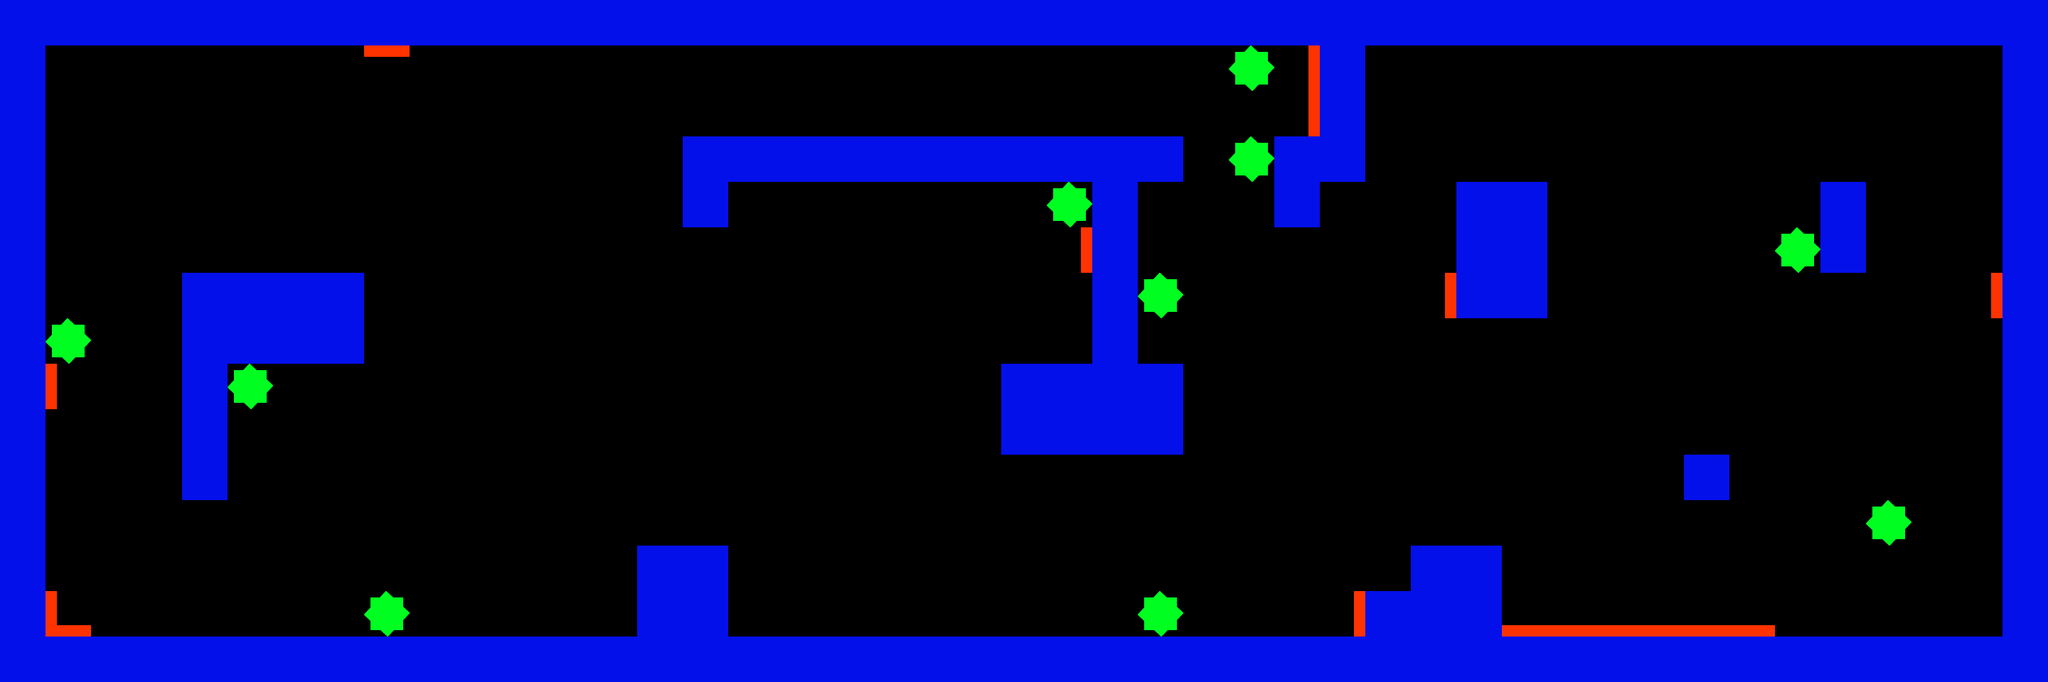

Rendered tile map (Tiled .tmx) drawn with the repository's tilesets; below, a short description and the full map source, tile grids included:
An orthogonal 45x15 tile map with 64x64 px tiles, 4 tile layers (Walls, Items, Items2, collect).

<map version="1.2" tiledversion="1.3.3" orientation="orthogonal" renderorder="right-down" width="45" height="15" tilewidth="64" tileheight="64" infinite="0" nextlayerid="5" nextobjectid="1">
 <tileset firstgid="1" source="Level1Tiles.tsx" />
 <layer id="1" name="Walls" width="45" height="15">
  <data encoding="csv">
1001,1001,1001,1001,1001,1001,1001,1001,1001,1001,1001,1001,1001,1001,1001,1001,1001,1001,1001,1001,1001,1001,1001,1001,1001,1001,1001,1001,1001,1001,1001,1001,1001,1001,1001,1001,1001,1001,1001,1001,1001,1001,1001,1001,1001,
1001,0,0,0,0,0,0,0,0,0,0,0,0,0,0,0,0,0,0,0,0,0,0,0,0,0,0,0,0,1001,0,0,0,0,0,0,0,0,0,0,0,0,0,0,1001,
1001,0,0,0,0,0,0,0,0,0,0,0,0,0,0,0,0,0,0,0,0,0,0,0,0,0,0,0,0,1001,0,0,0,0,0,0,0,0,0,0,0,0,0,0,1001,
1001,0,0,0,0,0,0,0,0,0,0,0,0,0,0,1001,1001,1001,1001,1001,1001,1001,1001,1001,1001,1001,0,0,1001,1001,0,0,0,0,0,0,0,0,0,0,0,0,0,0,1001,
1001,0,0,0,0,0,0,0,0,0,0,0,0,0,0,1001,0,0,0,0,0,0,0,0,1001,0,0,0,1001,0,0,0,1001,1001,0,0,0,0,0,0,1001,0,0,0,1001,
1001,0,0,0,0,0,0,0,0,0,0,0,0,0,0,0,0,0,0,0,0,0,0,0,1001,0,0,0,0,0,0,0,1001,1001,0,0,0,0,0,0,1001,0,0,0,1001,
1001,0,0,0,1001,1001,1001,1001,0,0,0,0,0,0,0,0,0,0,0,0,0,0,0,0,1001,0,0,0,0,0,0,0,1001,1001,0,0,0,0,0,0,0,0,0,0,1001,
1001,0,0,0,1001,1001,1001,1001,0,0,0,0,0,0,0,0,0,0,0,0,0,0,0,0,1001,0,0,0,0,0,0,0,0,0,0,0,0,0,0,0,0,0,0,0,1001,
1001,0,0,0,1001,0,0,0,0,0,0,0,0,0,0,0,0,0,0,0,0,0,1001,1001,1001,1001,0,0,0,0,0,0,0,0,0,0,0,0,0,0,0,0,0,0,1001,
1001,0,0,0,1001,0,0,0,0,0,0,0,0,0,0,0,0,0,0,0,0,0,1001,1001,1001,1001,0,0,0,0,0,0,0,0,0,0,0,0,0,0,0,0,0,0,1001,
1001,0,0,0,1001,0,0,0,0,0,0,0,0,0,0,0,0,0,0,0,0,0,0,0,0,0,0,0,0,0,0,0,0,0,0,0,0,1001,0,0,0,0,0,0,1001,
1001,0,0,0,0,0,0,0,0,0,0,0,0,0,0,0,0,0,0,0,0,0,0,0,0,0,0,0,0,0,0,0,0,0,0,0,0,0,0,0,0,0,0,0,1001,
1001,0,0,0,0,0,0,0,0,0,0,0,0,0,1001,1001,0,0,0,0,0,0,0,0,0,0,0,0,0,0,0,1001,1001,0,0,0,0,0,0,0,0,0,0,0,1001,
1001,0,0,0,0,0,0,0,0,0,0,0,0,0,1001,1001,0,0,0,0,0,0,0,0,0,0,0,0,0,0,1001,1001,1001,0,0,0,0,0,0,0,0,0,0,0,1001,
1001,1001,1001,1001,1001,1001,1001,1001,1001,1001,1001,1001,1001,1001,1001,1001,1001,1001,1001,1001,1001,1001,1001,1001,1001,1001,1001,1001,1001,1001,1001,1001,1001,1001,1001,1001,1001,1001,1001,1001,1001,1001,1001,1001,1001
</data>
 </layer>
 <layer id="2" name="Items" width="45" height="15">
  <data encoding="csv">
0,0,0,0,0,0,0,0,0,0,0,0,0,0,0,0,0,0,0,0,0,0,0,0,0,0,0,0,0,0,0,0,0,0,0,0,0,0,0,0,0,0,0,0,0,
0,0,0,0,0,0,0,0,0,0,0,0,0,0,0,0,0,0,0,0,0,0,0,0,0,0,0,0,202,0,0,0,0,0,0,0,0,0,0,0,0,0,0,0,0,
0,0,0,0,0,0,0,0,0,0,0,0,0,0,0,0,0,0,0,0,0,0,0,0,0,0,0,0,202,0,0,0,0,0,0,0,0,0,0,0,0,0,0,0,0,
0,0,0,0,0,0,0,0,0,0,0,0,0,0,0,0,0,0,0,0,0,0,0,0,0,0,0,0,0,0,0,0,0,0,0,0,0,0,0,0,0,0,0,0,0,
0,0,0,0,0,0,0,0,0,0,0,0,0,0,0,0,0,0,0,0,0,0,0,0,0,0,0,0,0,0,0,0,0,0,0,0,0,0,0,0,0,0,0,0,0,
0,0,0,0,0,0,0,0,0,0,0,0,0,0,0,0,0,0,0,0,0,0,0,0,0,0,0,0,0,0,0,0,0,0,0,0,0,0,0,0,0,0,0,0,0,
0,0,0,0,0,0,0,0,0,0,0,0,0,0,0,0,0,0,0,0,0,0,0,0,0,0,0,0,0,0,0,202,0,0,0,0,0,0,0,0,0,0,0,202,0,
0,0,0,0,0,0,0,0,0,0,0,0,0,0,0,0,0,0,0,0,0,0,0,0,0,0,0,0,0,0,0,0,0,0,0,0,0,0,0,0,0,0,0,0,0,
0,201,0,0,0,0,0,0,0,0,0,0,0,0,0,0,0,0,0,0,0,0,0,0,0,0,0,0,0,0,0,0,0,0,0,0,0,0,0,0,0,0,0,0,0,
0,0,0,0,0,0,0,0,0,0,0,0,0,0,0,0,0,0,0,0,0,0,0,0,0,0,0,0,0,0,0,0,0,0,0,0,0,0,0,0,0,0,0,0,0,
0,0,0,0,0,0,0,0,0,0,0,0,0,0,0,0,0,0,0,0,0,0,0,0,0,0,0,0,0,0,0,0,0,0,0,0,0,0,0,0,0,0,0,0,0,
0,0,0,0,0,0,0,0,0,0,0,0,0,0,0,0,0,0,0,0,0,0,0,0,0,0,0,0,0,0,0,0,0,0,0,0,0,0,0,0,0,0,0,0,0,
0,0,0,0,0,0,0,0,0,0,0,0,0,0,0,0,0,0,0,0,0,0,0,0,0,0,0,0,0,0,0,0,0,0,0,0,0,0,0,0,0,0,0,0,0,
0,201,0,0,0,0,0,0,0,0,0,0,0,0,0,0,0,0,0,0,0,0,0,0,0,0,0,0,0,0,0,0,0,203,203,203,203,203,203,0,0,0,0,0,0,
0,0,0,0,0,0,0,0,0,0,0,0,0,0,0,0,0,0,0,0,0,0,0,0,0,0,0,0,0,0,0,0,0,0,0,0,0,0,0,0,0,0,0,0,0
</data>
 </layer>
 <layer id="3" name="Items2" width="45" height="15">
  <data encoding="csv">
0,0,0,0,0,0,0,0,0,0,0,0,0,0,0,0,0,0,0,0,0,0,0,0,0,0,0,0,0,0,0,0,0,0,0,0,0,0,0,0,0,0,0,0,0,
0,0,0,0,0,0,0,0,204,0,0,0,0,0,0,0,0,0,0,0,0,0,0,0,0,0,0,0,0,0,0,0,0,0,0,0,0,0,0,0,0,0,0,0,0,
0,0,0,0,0,0,0,0,0,0,0,0,0,0,0,0,0,0,0,0,0,0,0,0,0,0,0,0,0,0,0,0,0,0,0,0,0,0,0,0,0,0,0,0,0,
0,0,0,0,0,0,0,0,0,0,0,0,0,0,0,0,0,0,0,0,0,0,0,0,0,0,0,0,0,0,0,0,0,0,0,0,0,0,0,0,0,0,0,0,0,
0,0,0,0,0,0,0,0,0,0,0,0,0,0,0,0,0,0,0,0,0,0,0,0,0,0,0,0,0,0,0,0,0,0,0,0,0,0,0,0,0,0,0,0,0,
0,0,0,0,0,0,0,0,0,0,0,0,0,0,0,0,0,0,0,0,0,0,0,202,0,0,0,0,0,0,0,0,0,0,0,0,0,0,0,0,0,0,0,0,0,
0,0,0,0,0,0,0,0,0,0,0,0,0,0,0,0,0,0,0,0,0,0,0,0,0,0,0,0,0,0,0,0,0,0,0,0,0,0,0,0,0,0,0,0,0,
0,0,0,0,0,0,0,0,0,0,0,0,0,0,0,0,0,0,0,0,0,0,0,0,0,0,0,0,0,0,0,0,0,0,0,0,0,0,0,0,0,0,0,0,0,
0,0,0,0,0,0,0,0,0,0,0,0,0,0,0,0,0,0,0,0,0,0,0,0,0,0,0,0,0,0,0,0,0,0,0,0,0,0,0,0,0,0,0,0,0,
0,0,0,0,0,0,0,0,0,0,0,0,0,0,0,0,0,0,0,0,0,0,0,0,0,0,0,0,0,0,0,0,0,0,0,0,0,0,0,0,0,0,0,0,0,
0,0,0,0,0,0,0,0,0,0,0,0,0,0,0,0,0,0,0,0,0,0,0,0,0,0,0,0,0,0,0,0,0,0,0,0,0,0,0,0,0,0,0,0,0,
0,0,0,0,0,0,0,0,0,0,0,0,0,0,0,0,0,0,0,0,0,0,0,0,0,0,0,0,0,0,0,0,0,0,0,0,0,0,0,0,0,0,0,0,0,
0,0,0,0,0,0,0,0,0,0,0,0,0,0,0,0,0,0,0,0,0,0,0,0,0,0,0,0,0,0,0,0,0,0,0,0,0,0,0,0,0,0,0,0,0,
0,203,0,0,0,0,0,0,0,0,0,0,0,0,0,0,0,0,0,0,0,0,0,0,0,0,0,0,0,202,0,0,0,0,0,0,0,0,0,0,0,0,0,0,0,
0,0,0,0,0,0,0,0,0,0,0,0,0,0,0,0,0,0,0,0,0,0,0,0,0,0,0,0,0,0,0,0,0,0,0,0,0,0,0,0,0,0,0,0,0
</data>
 </layer>
 <layer id="4" name="collect" width="45" height="15">
  <data encoding="csv">
0,0,0,0,0,0,0,0,0,0,0,0,0,0,0,0,0,0,0,0,0,0,0,0,0,0,0,0,0,0,0,0,0,0,0,0,0,0,0,0,0,0,0,0,0,
0,0,0,0,0,0,0,0,0,0,0,0,0,0,0,0,0,0,0,0,0,0,0,0,0,0,0,301,0,0,0,0,0,0,0,0,0,0,0,0,0,0,0,0,0,
0,0,0,0,0,0,0,0,0,0,0,0,0,0,0,0,0,0,0,0,0,0,0,0,0,0,0,0,0,0,0,0,0,0,0,0,0,0,0,0,0,0,0,0,0,
0,0,0,0,0,0,0,0,0,0,0,0,0,0,0,0,0,0,0,0,0,0,0,0,0,0,0,301,0,0,0,0,0,0,0,0,0,0,0,0,0,0,0,0,0,
0,0,0,0,0,0,0,0,0,0,0,0,0,0,0,0,0,0,0,0,0,0,0,301,0,0,0,0,0,0,0,0,0,0,0,0,0,0,0,0,0,0,0,0,0,
0,0,0,0,0,0,0,0,0,0,0,0,0,0,0,0,0,0,0,0,0,0,0,0,0,0,0,0,0,0,0,0,0,0,0,0,0,0,0,301,0,0,0,0,0,
0,0,0,0,0,0,0,0,0,0,0,0,0,0,0,0,0,0,0,0,0,0,0,0,0,301,0,0,0,0,0,0,0,0,0,0,0,0,0,0,0,0,0,0,0,
0,301,0,0,0,0,0,0,0,0,0,0,0,0,0,0,0,0,0,0,0,0,0,0,0,0,0,0,0,0,0,0,0,0,0,0,0,0,0,0,0,0,0,0,0,
0,0,0,0,0,301,0,0,0,0,0,0,0,0,0,0,0,0,0,0,0,0,0,0,0,0,0,0,0,0,0,0,0,0,0,0,0,0,0,0,0,0,0,0,0,
0,0,0,0,0,0,0,0,0,0,0,0,0,0,0,0,0,0,0,0,0,0,0,0,0,0,0,0,0,0,0,0,0,0,0,0,0,0,0,0,0,0,0,0,0,
0,0,0,0,0,0,0,0,0,0,0,0,0,0,0,0,0,0,0,0,0,0,0,0,0,0,0,0,0,0,0,0,0,0,0,0,0,0,0,0,0,0,0,0,0,
0,0,0,0,0,0,0,0,0,0,0,0,0,0,0,0,0,0,0,0,0,0,0,0,0,0,0,0,0,0,0,0,0,0,0,0,0,0,0,0,0,301,0,0,0,
0,0,0,0,0,0,0,0,0,0,0,0,0,0,0,0,0,0,0,0,0,0,0,0,0,0,0,0,0,0,0,0,0,0,0,0,0,0,0,0,0,0,0,0,0,
0,0,0,0,0,0,0,0,301,0,0,0,0,0,0,0,0,0,0,0,0,0,0,0,0,301,0,0,0,0,0,0,0,0,0,0,0,0,0,0,0,0,0,0,0,
0,0,0,0,0,0,0,0,0,0,0,0,0,0,0,0,0,0,0,0,0,0,0,0,0,0,0,0,0,0,0,0,0,0,0,0,0,0,0,0,0,0,0,0,0
</data>
 </layer>
</map>